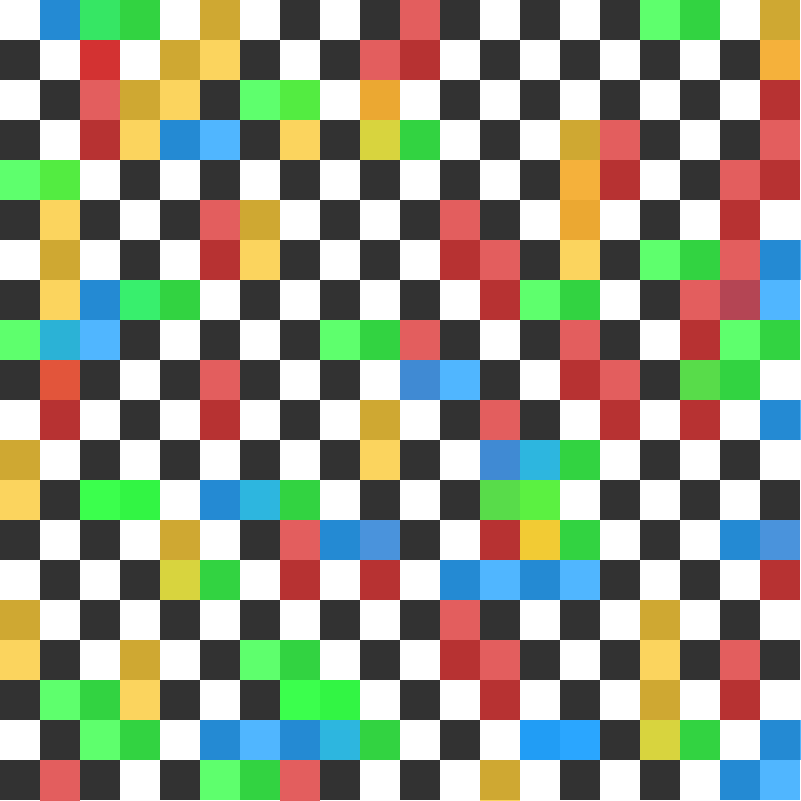
Frame 1 (no input)
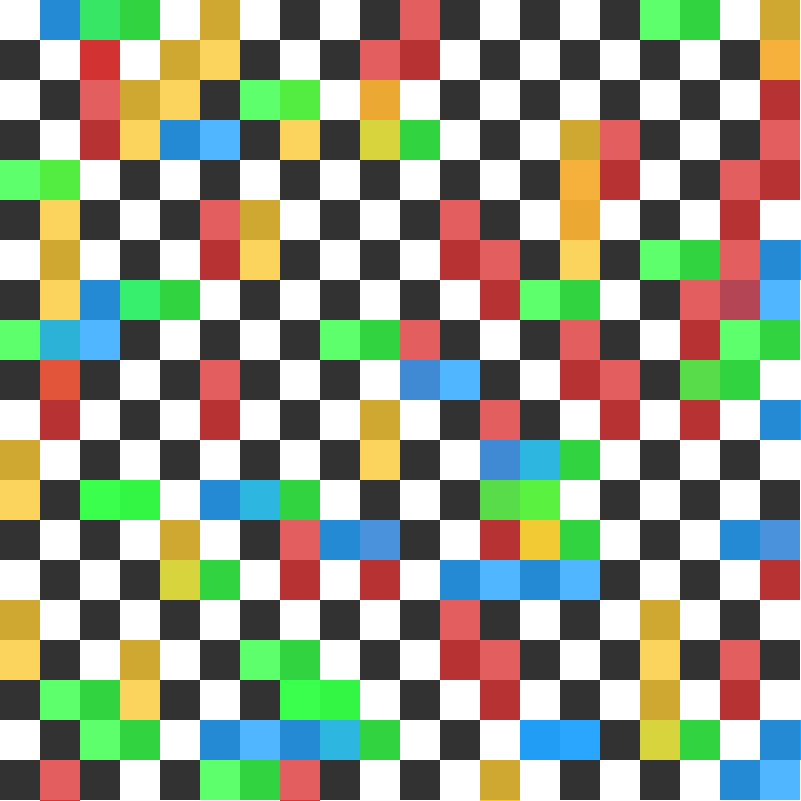
Frame 60 (no input)
Frame 120 (the mouse pressed at the canvas centre since frame 60): identical to frame 60, image omitted

The p5.js sketch that drew these frames (run headless with seeded random() and noise() and a simulated clock; from frame 60 on, the mouse is pressed at the canvas centre):

// p5.js sketch
// ── sketch.js
const cellSize = 40;

let width, height, rows, cols;

const domino = new Domino(1, 2, ORIENTATION.Vertical);
const domino2 = new Domino(3, 2, ORIENTATION.Horizontal);
const domino3 = new Domino(1, 5, ORIENTATION.Horizontal);
const domino4 = new Domino(4, 4, ORIENTATION.Vertical);

const dominos = [domino, domino2, domino3, domino4];

const randomDominoes = [];

function setup() {
    width = 800;
    height = 800;

    rows = height / cellSize;
    cols = width / cellSize;

    createCanvas(width + 1, height + 1);

    noStroke();

    createRandomDominoes();
}

function createRandomDominoes() {
    for (let i = 0; i < 100; i++) {
        const x = floor(random(0, cols));
        const y = floor(random(0, rows));
        const o = random() > 0.5 ? ORIENTATION.Vertical : ORIENTATION.Horizontal;
        randomDominoes.push(new Domino(x, y, o));
    }
}

function drawGrid() {
    for (let y = 0; y < rows; y++) {
        for (let x = 0; x < cols; x++) {
            if (isBlack(x, y)) {
                fillC(COLORS.Black);
            }
            else {
                fillC(COLORS.White);
            }
            rect(x * cellSize, y * cellSize, cellSize, cellSize);
        }
    }
}

function draw() {
    drawGrid();
    randomDominoes.forEach(d => d.render());
}
// ── domino.js
class Domino {
    constructor(x, y, orientation) {
        this.x = x;
        this.y = y;
        this.orientation = orientation;
        this.w = this.orientation === ORIENTATION.Vertical ? cellSize : cellSize * 2;
        this.h = this.orientation === ORIENTATION.Vertical ? cellSize * 2 : cellSize;
        this.type = this.determineType(x, y, orientation); // Type is the color
    }

    determineType(x, y, o) {
        if (o === ORIENTATION.Vertical) {
            return isBlack(x, y) ? COLORS.Yellow : COLORS.Red;
        }
        else {
            return isBlack(x, y) ? COLORS.Blue : COLORS.Green;
        }
    }

    render() {
        fill(this.type.r, this.type.g, this.type.b, 200);

        rect(this.x * cellSize,
            this.y * cellSize,
            this.w,
            this.h,
            this.radius);
    }
}
// ── utils.js
const COLORS = {
    Black: { r: 50, g: 50, b: 50 },
    White: { r: 255, g: 255, b: 255 },
    Red: { r: 220, g: 50, b: 50 },
    Green: { r: 50, g: 255, b: 70 },
    Blue: { r: 32, g: 162, b: 255 },
    Yellow: { r: 250, g: 200, b: 50 },
}

function fillC(color) {
    fill(color.r, color.g, color.b)
}

const ORIENTATION = {
    Horizontal: 'Horizontal', Vertical: 'Vertical'
}

const isBlack = (x, y) => (y % 2 === 0) ? ((x + 1) % 2 === 0) : (x % 2 === 0);
